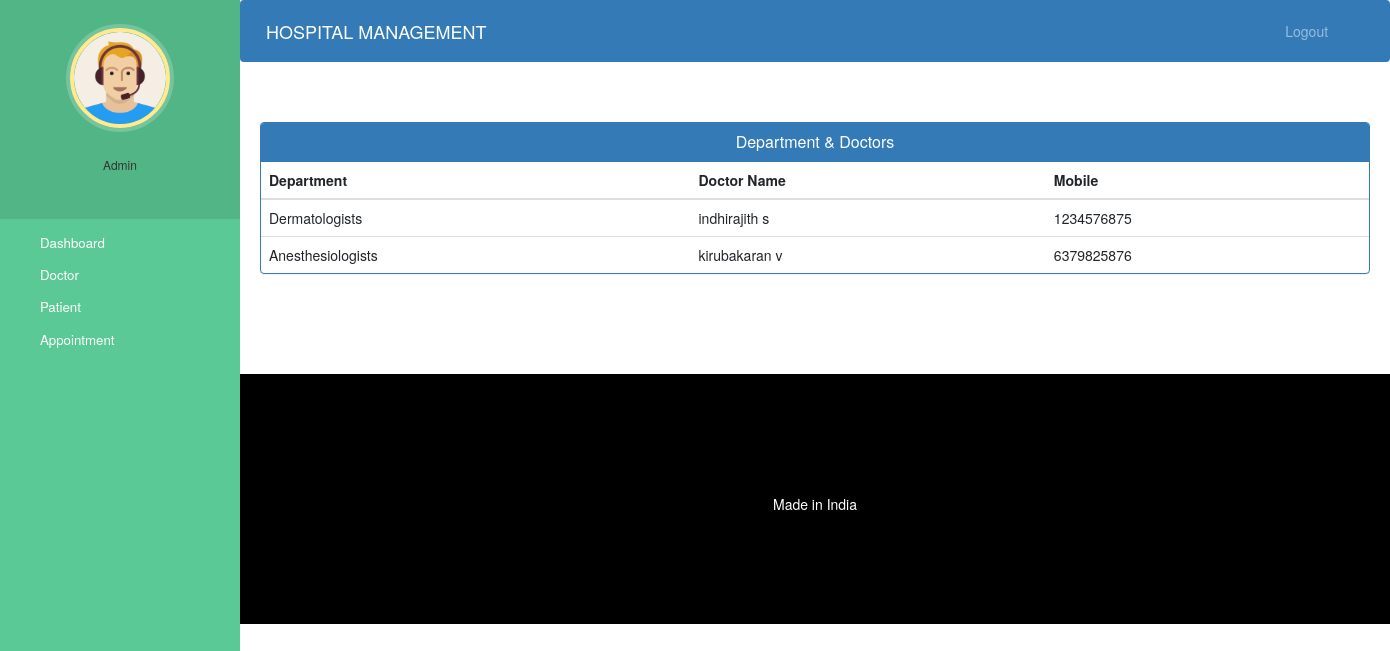
Screenshot of /admin-view-doctor-specialisation (signed in) with the database file from the repository.
### hospital/models.py (models this page shows, shortened)
class Doctor(models.Model):
    user=models.OneToOneField(User,on_delete=models.CASCADE)
    profile_pic= models.ImageField(upload_to='profile_pic/DoctorProfilePic/',null=True,blank=True)
    address = models.CharField(max_length=40)
    mobile = models.CharField(max_length=20,null=True)
    department= models.CharField(max_length=50,choices=departments,default='Cardiologist')
    status=models.BooleanField(default=False)
    @property
    def get_name(self):
        return self.user.first_name+" "+self.user.last_name

### hospital/views.py (the view)
# urls.py: path('admin-view-doctor-specialisation',views.admin_view_doctor_specialisation_view,name='admin-view-doctor-specialisation'),
@login_required(login_url='adminlogin')
@user_passes_test(is_admin)
def admin_view_doctor_specialisation_view(request):
    doctors=models.Doctor.objects.all().filter(status=True)
    return render(request,'hospital/admin_view_doctor_specialisation.html',{'doctors':doctors})

### hospital/views.py (called while the page is built)
def is_admin(user):
    return user.groups.filter(name='ADMIN').exists()

### templates/hospital/admin_view_doctor_Specialisation.html (shortened to what this page needs)
{% extends 'hospital/admin_base.html' %}
{% block content %}
<head>
  <link href="//netdna.bootstrapcdn.com/bootstrap/3.0.0/css/bootstrap.min.css" rel="stylesheet" id="bootstrap-css">
</head>
<div class="container">
  <div class="panel panel-primary">
    <div class="panel-heading">
      <h6 class="panel-title">Department & Doctors</h6>
    </div>
    <table class="table table-hover" id="dev-table">
      <thead>
        <tr>
          <th>Department</th>
          <th>Doctor Name</th>
          <th>Mobile</th>
        </tr>
      </thead>
      {% for d in doctors %}
      <tr>
        <td>{{d.department}}</td>
        <td> {{d.get_name}}</td>
        <td>{{d.mobile}}</td>
      </tr>
      {% endfor %}
    </table>
  </div>
</div>
{% endblock content %}

### static/style.css (style rules this page uses)
body { padding-left: 240px; }

### templates/hospital/admin_base.html (style rules this page uses)
body { padding-left: 240px; }

### templates/hospital/admin_view_doctor_Specialisation.html (style rules this page uses)
h6 { text-align: center; }

### rows the page displays
Doctor: department "Dermatologists", get_name "indhirajith s", mobile "1234576875"
Doctor: department "Anesthesiologists", get_name "kirubakaran v", mobile "6379825876"
